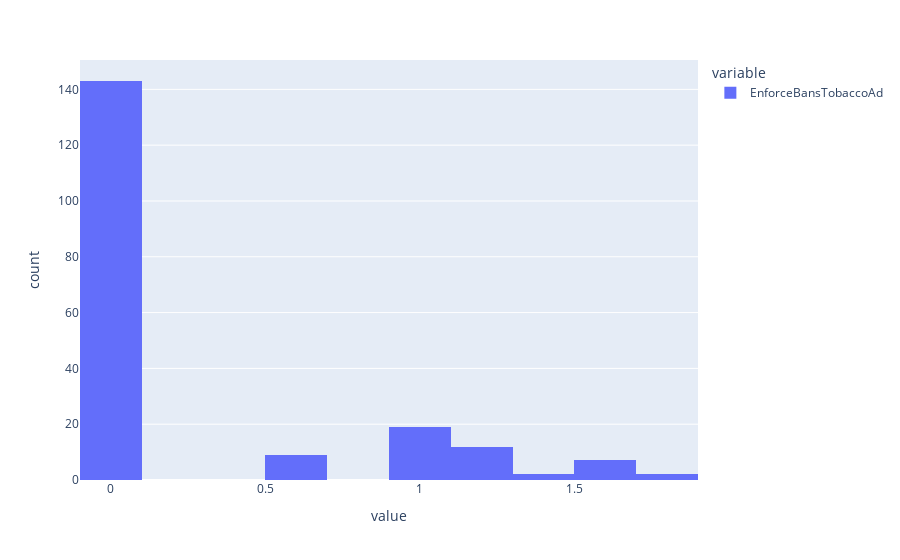

Source (notebook cell):
### Markdown cell above
## Looking at consistency of policy across years

### Code cell
px.histogram(stop_smoking_df.groupby("Entity").std()["EnforceBansTobaccoAd"])

### Figure 1 — Plotly figure (JSON) as saved in the notebook; plotly's stock layout.template omitted (floating-point values rounded to 4 significant figures; data arrays with more than 128 entries replaced by an {"elided": "..."} marker saying what was removed)
{"data": [{"alignmentgroup": "True", "bingroup": "x", "hovertemplate": "variable=EnforceBansTobaccoAd<br>value=%{x}<br>count=%{y}<extra></extra>", "legendgroup": "EnforceBansTobaccoAd", "marker": {"color": "#636efa", "pattern": {"shape": ""}}, "name": "EnforceBansTobaccoAd", "offsetgroup": "EnforceBansTobaccoAd", "orientation": "v", "showlegend": true, "type": "histogram", "x": {"elided": "194 float values"}, "xaxis": "x", "yaxis": "y"}], "layout": {"barmode": "relative", "legend": {"title": {"text": "variable"}, "tracegroupgap": 0}, "margin": {"t": 60}, "xaxis": {"anchor": "y", "domain": [0, 1], "title": {"text": "value"}}, "yaxis": {"anchor": "x", "domain": [0, 1], "title": {"text": "count"}}}}
